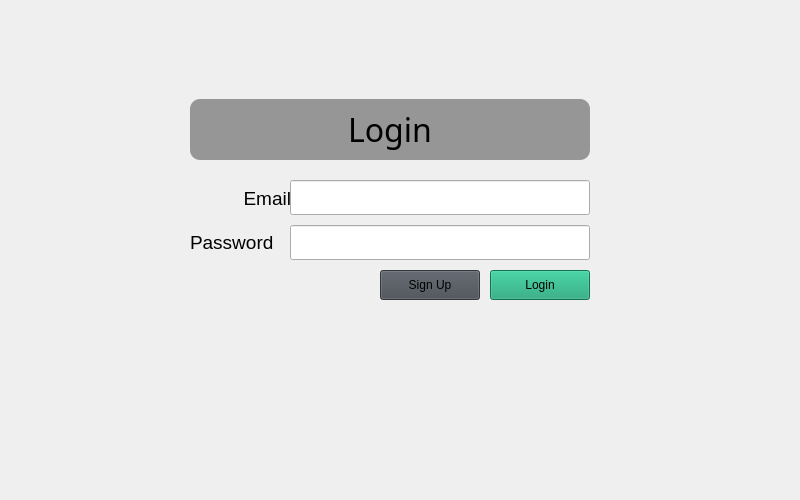
<?xml version="1.0" encoding="UTF-8"?>
<ui version="4.0">
 <class>Form</class>
 <widget class="QWidget" name="Form">
  <property name="geometry">
   <rect>
    <x>0</x>
    <y>0</y>
    <width>800</width>
    <height>500</height>
   </rect>
  </property>
  <property name="windowTitle">
   <string>Form</string>
  </property>
  <property name="styleSheet">
   <string notr="true">background-image: url(&quot;/home/saidakbar/os-plagiarism-checker/images/loginBack.jpg&quot;)</string>
  </property>
  <widget class="QPushButton" name="log_login_butt">
   <property name="geometry">
    <rect>
     <x>490</x>
     <y>270</y>
     <width>100</width>
     <height>30</height>
    </rect>
   </property>
   <property name="font">
    <font/>
   </property>
   <property name="styleSheet">
    <string notr="true">color: rgb(0, 0, 0);
background-color: rgb(21, 161, 116)
</string>
   </property>
   <property name="text">
    <string>Login</string>
   </property>
  </widget>
  <widget class="QLineEdit" name="log_pass_line">
   <property name="geometry">
    <rect>
     <x>290</x>
     <y>225</y>
     <width>300</width>
     <height>35</height>
    </rect>
   </property>
   <property name="font">
    <font>
     <pointsize>11</pointsize>
    </font>
   </property>
  </widget>
  <widget class="QLabel" name="login_label">
   <property name="enabled">
    <bool>true</bool>
   </property>
   <property name="geometry">
    <rect>
     <x>190</x>
     <y>99</y>
     <width>400</width>
     <height>61</height>
    </rect>
   </property>
   <property name="font">
    <font>
     <family>Ubuntu Condensed</family>
     <pointsize>24</pointsize>
     <weight>50</weight>
     <italic>false</italic>
     <bold>false</bold>
     <underline>false</underline>
    </font>
   </property>
   <property name="styleSheet">
    <string notr="true">border-radius: 10%;
font: &quot;Ubuntu Mono&quot;;
background-color: rgb(150, 150, 150);
border-style: solid;
border-color: rgb(32, 74, 135);
font-family: &quot;Ubuntu Condensed&quot;;
font-size: 75</string>
   </property>
   <property name="frameShape">
    <enum>QFrame::NoFrame</enum>
   </property>
   <property name="lineWidth">
    <number>1</number>
   </property>
   <property name="text">
    <string>Login</string>
   </property>
   <property name="alignment">
    <set>Qt::AlignCenter</set>
   </property>
  </widget>
  <widget class="QLabel" name="email_label">
   <property name="geometry">
    <rect>
     <x>190</x>
     <y>180</y>
     <width>101</width>
     <height>37</height>
    </rect>
   </property>
   <property name="font">
    <font>
     <pointsize>14</pointsize>
    </font>
   </property>
   <property name="layoutDirection">
    <enum>Qt::LeftToRight</enum>
   </property>
   <property name="autoFillBackground">
    <bool>false</bool>
   </property>
   <property name="styleSheet">
    <string notr="true">color: rgb(0, 0, 0);
border: rgb(255, 255, 255)
</string>
   </property>
   <property name="text">
    <string>Email</string>
   </property>
   <property name="alignment">
    <set>Qt::AlignRight|Qt::AlignTrailing|Qt::AlignVCenter</set>
   </property>
   <property name="margin">
    <number>10</number>
   </property>
  </widget>
  <widget class="QLabel" name="pass_label">
   <property name="geometry">
    <rect>
     <x>190</x>
     <y>225</y>
     <width>100</width>
     <height>35</height>
    </rect>
   </property>
   <property name="font">
    <font>
     <pointsize>14</pointsize>
    </font>
   </property>
   <property name="focusPolicy">
    <enum>Qt::ClickFocus</enum>
   </property>
   <property name="styleSheet">
    <string notr="true">color: rgb(0, 0, 0)</string>
   </property>
   <property name="text">
    <string>Password</string>
   </property>
   <property name="margin">
    <number>10</number>
   </property>
  </widget>
  <widget class="QLineEdit" name="log_email_line">
   <property name="geometry">
    <rect>
     <x>290</x>
     <y>180</y>
     <width>300</width>
     <height>35</height>
    </rect>
   </property>
   <property name="font">
    <font>
     <pointsize>11</pointsize>
    </font>
   </property>
   <property name="styleSheet">
    <string notr="true"/>
   </property>
  </widget>
  <widget class="QPushButton" name="log_reg_butt">
   <property name="geometry">
    <rect>
     <x>380</x>
     <y>270</y>
     <width>100</width>
     <height>30</height>
    </rect>
   </property>
   <property name="font">
    <font/>
   </property>
   <property name="styleSheet">
    <string notr="true">background-color: rgb(71, 76, 84);
color: rgb(0, 0, 0)
</string>
   </property>
   <property name="text">
    <string>Sign Up</string>
   </property>
  </widget>
  <widget class="QLabel" name="warning">
   <property name="geometry">
    <rect>
     <x>294</x>
     <y>160</y>
     <width>291</width>
     <height>20</height>
    </rect>
   </property>
   <property name="font">
    <font>
     <pointsize>10</pointsize>
    </font>
   </property>
   <property name="styleSheet">
    <string notr="true">color: rgb(255, 0, 0);</string>
   </property>
   <property name="text">
    <string/>
   </property>
  </widget>
  <zorder>email_label</zorder>
  <zorder>log_login_butt</zorder>
  <zorder>log_pass_line</zorder>
  <zorder>login_label</zorder>
  <zorder>pass_label</zorder>
  <zorder>log_email_line</zorder>
  <zorder>log_reg_butt</zorder>
  <zorder>warning</zorder>
 </widget>
 <resources/>
 <connections/>
</ui>
